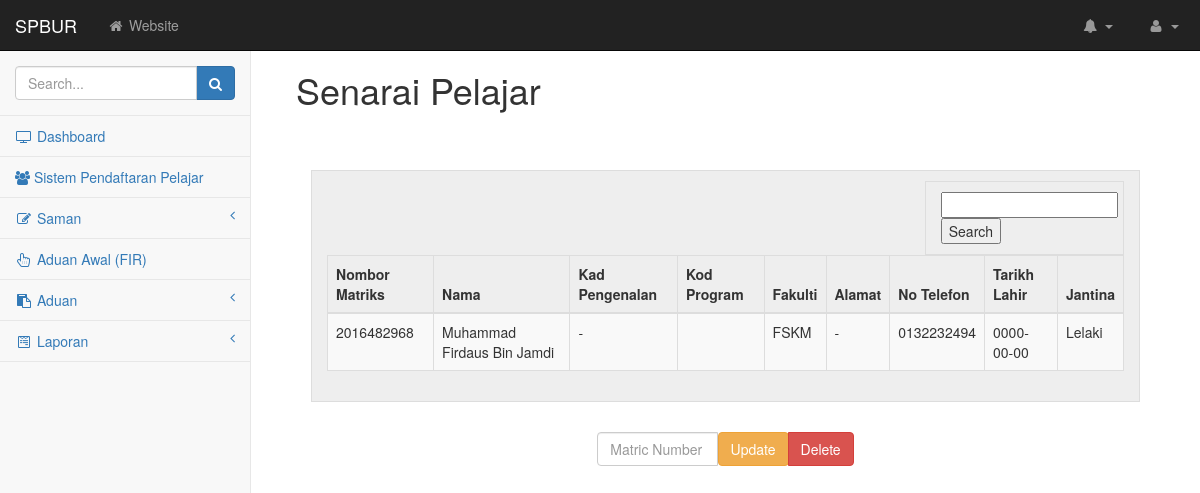
/rpelajar1.php, run on an earlier commit of the app's database.
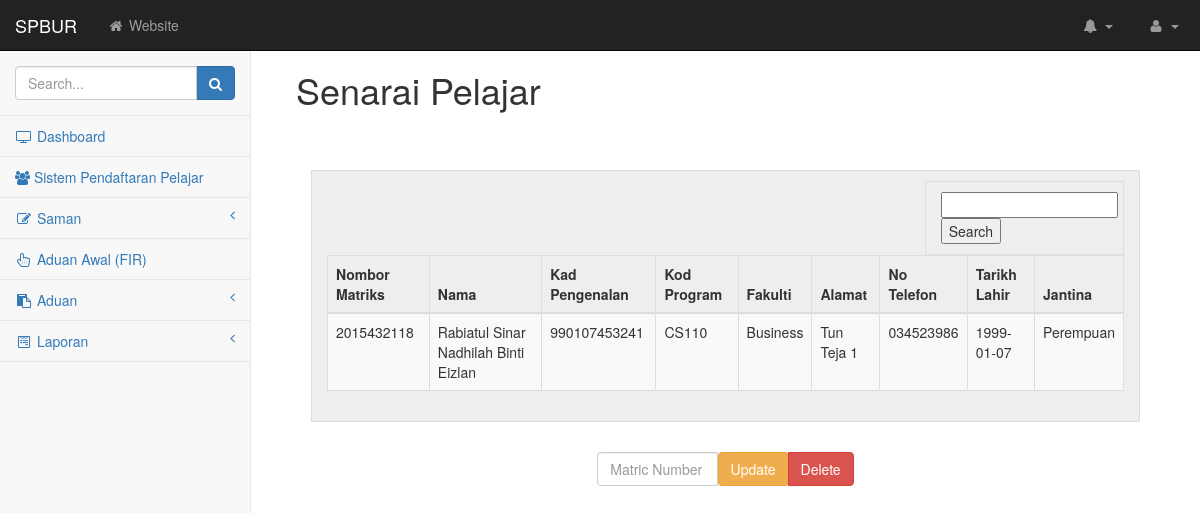
And on a later commit of the database.
### tables this page shows
CREATE TABLE `student` (
  `matric_no` int(11) NOT NULL,
  `name` varchar(255) NOT NULL,
  `ic_number` varchar(255) NOT NULL,
  `course_code` varchar(255) NOT NULL,
  `faculty` varchar(255) NOT NULL,
  `address` varchar(255) NOT NULL,
  `phone_no` varchar(255) DEFAULT NULL,
  `birthdate` date DEFAULT NULL,
  `gender` varchar(255) DEFAULT NULL
);

### rpelajar1.php (the view, shortened to what this page needs)
<!DOCTYPE html>
<html lang="en">
<head>
    <link href="css/bootstrap.min.css" rel="stylesheet">
    <link href="css/metisMenu.min.css" rel="stylesheet">
    <link href="css/timeline.css" rel="stylesheet">
    <link href="css/startmin.css" rel="stylesheet">
    <link href="css/morris.css" rel="stylesheet">
    <link href="css/font-awesome.min.css" rel="stylesheet" type="text/css">
</head>
<body>
<div id="wrapper">
<?php include("DashboardOnly.php");?>
</body>
</html>
    <div id="page-wrapper">
        <div class="container-fluid">
            <div class="row">
                <div class="col-lg-12">
                    <br>
                    <h1>Senarai Pelajar</h1>
                    <br>
                    <form method="post" action="">
                        <div class="panel-body">
                        <div class="dataTable_wrapper">
                        <div class="dataTables_length" id="dataTables-example_length">
                            <div class="row show-grid">
                            <div class="col-md-12">
                                <div class="col-md-3 col-md-offset-9">
                                        <input  type="text" name="matric_no">
                                        <input  type="submit" name="submit" value="Search">
                                </div>
                                    <table class="table table-striped table-bordered table-hover" id="dataTables-example">
                                        <thead>
                                            <tr>
                                                <th>Nombor Matriks</th>
                                                <th>Nama</th>
                                                <th>Kad Pengenalan</th>
                                                <th>Kod Program</th>
                                                <th>Fakulti</th>
                                                <th>Alamat</th>
                                                <th>No Telefon</th>
                                                <th>Tarikh Lahir</th>
                                                <th>Jantina</th>
                                            </tr>
                                        </thead>
                    <?php
                            $sql0 = "SELECT * FROM student";
                            $query0 = mysqli_query($dbconn, $sql0) or die ("Error: ".mysqli_error($dbconn));
                            $row=mysqli_fetch_array($query0);
                            if($row){
                                        echo "<tbody>";
                                        echo "<tr>";
                                        echo "<td>".$row['matric_no']."</td>";
                                        echo "<td>".$row['name']."</td>";
                                        echo "<td>".$row['ic_number']."</td>";
                                        echo "<td>".$row['course_code']."</td>";
                                        echo "<td>".$row['faculty']."</td>";
                                        echo "<td>".$row['address']."</td>";
                                        echo "<td>".$row['phone_no']."</td>";
                                        echo "<td>".$row['birthdate']."</td>";
                                        echo "<td>".$row['gender']."</td>";
                                        echo "</tr>";
                        }?>
                                    </table>
                                </div>
                            </div>
                                </div>
                            </div>
                        </div>
                    </form>
                                    <div class="form-group">
                                        <div class="col-md-4 col-md-offset-4">
                                            <div class="input-group custom-search-form">
                                                <input type="text" name="matric_no" class="form-control" placeholder="Matric Number" >
                                                    <span class="input-group-btn">
                                                        <button formaction="updStud.php" class="btn btn-warning" type="submit">Update</button>
                                                    </span>
                                                    <span class="input-group-btn">
                                                        <button formaction="delStud.php" class="btn btn-danger" type="submit">Delete</button>
                                                    </span>
                                            </div>
                                        </div>
                                    </div>
                    </div>
                </div>
            </div>
        </div>
</body>
</html>

What changed in the data, as far as the page shows it:
no longer on this page (row edited): student: matric_no "2016482968", name "Muhammad Firdaus Bin Jamdi", ic_number "-", faculty "FSKM", address "-", phone_no "0132232494", birthdate "0000-00-00", gender "Lelaki"
added student: matric_no "2015432118", name "Rabiatul Sinar Nadhilah Binti Eizlan", ic_number "990107453241", course_code "CS110", faculty "Business", address "Tun Teja 1", phone_no "034523986", birthdate "1999-01-07", gender "Perempuan"
